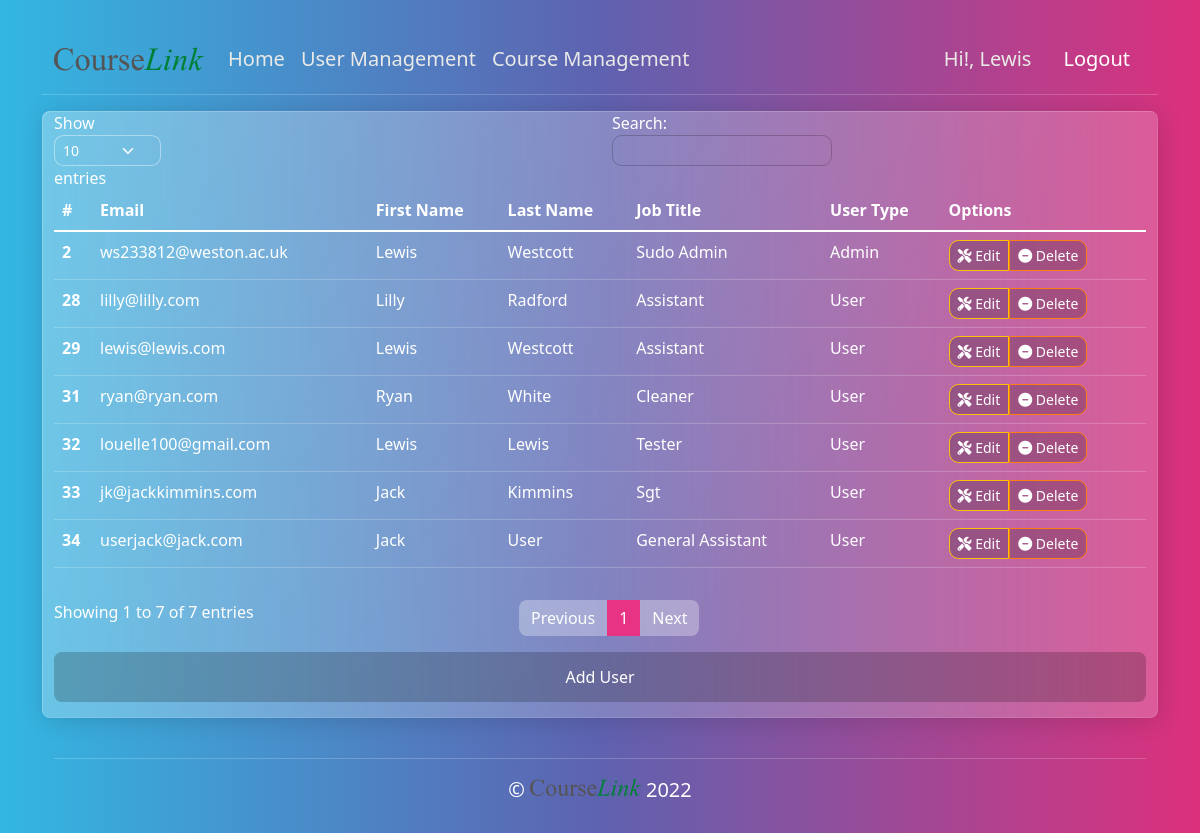
The page /user.php (signed in) on the database its author committed.
### tables this page shows
CREATE TABLE `users` (
  `userID` int(12) NOT NULL,
  `email` varchar(64) NOT NULL,
  `firstName` varchar(64) NOT NULL,
  `lastName` varchar(64) NOT NULL,
  `JobRole` varchar(250) NOT NULL,
  `password` varchar(64) NOT NULL,
  `TIMESTAMP` timestamp NOT NULL DEFAULT current_timestamp() ON UPDATE current_timestamp(),
  `role` varchar(32) NOT NULL DEFAULT 'user'
);

### user.php (the view, shortened to what this page needs)
<!DOCTYPE html>
<html lang="en">
<head>
    <link rel="stylesheet" href="https://cdnjs.cloudflare.com/ajax/libs/font-awesome/6.0.0/css/all.min.css"
 />
    <link rel="stylesheet" href="./bootstrap.min.css">
</head>
<div class="container py-1">
    <body class="bg-light">
        <nav class="navbar navbar-expand-lg navbar-light ">
            <div class="container border-bottom">
                <a class="navbar-brand" href="#"><img class="" src="./img/logo.svg" width="150" height="60"></img></a>
                <div class="collapse navbar-collapse" id="navbarSupportedContent">
                    <ul class="navbar-nav me-auto mb-2 mb-lg-0 ">
                        <li class="nav-item">
                            <a class="nav-link active lead text-light sh" aria-current="page"
                                href="./index.php">Home</a>
                        </li>
                        <li class="nav-item">
                            <a class="nav-link active lead text-light" aria-current="page" href="./user.php">User
                                Management</a>
                        </li>
                        <li class="nav-item">
                            <a class="nav-link active lead text-light" aria-current="page"
                                href="./courseadmin.php">Course
                                Management</a>
                        </li>
                    </ul>
                    <div class="d-flex">
                        <div class="nav-item">
                            <p class="nav-link lead text-light mb-0 ">Hi!, <?= $_SESSION['firstName']?>
                                <?= $_SESSION['lastName']?></p>
                        </div>
                        <div class="nav-item">
                            <a class="nav-link lead" href="./php/logout.php">Logout</a>
                        </div>
                    </div>
                </div>
            </div>
        </nav>
        <div class="admintable">
            <div class="container card text-dark bg-secondary  mb-3">
                <table class="table text-light" id="users">
                    <thead>
                        <tr>
                            <th scope="col">#</th>
                            <th scope="col">Email</th>
                            <th scope="col">First Name</th>
                            <th scope="col">Last Name</th>
                            <th scope="col">Job Title</th>
                            <th scope="col">User Type</th>
                            <th scope="col">Options</th>
                        </tr>
                    </thead>
                    <tbody>
                        <?php
                    $SQL = "SELECT * FROM `users`";
                    require("./php/_connect.php");
                    $query = mysqli_query($connect, $SQL);
                    while ($user = mysqli_fetch_assoc($query))
                    {
                ?>
                        <tr>
                            <th scope="row"><?= $user['userID'] ?></th>
                            <td><?= $user['email'] ?></td>
                            <td><?= $user['firstName'] ?></td>
                            <td><?= $user['lastName'] ?></td>
                            <td><?= $user['JobRole'] ?></td>
                            <td><?= $user['role'] ?></td>
                            <td>
                                <div class="btn-group" role="group" userid="<?= $user['userID'] ?>">
                                    <button type="button" class="btn btn-warning btn-sm btnEditModal"
                                        data-bs-toggle="tooltip" data-bs-placement="top" title="Tooltip on top"><i
                                            class="fa-solid fa-screwdriver-wrench "></i> Edit</button>
                                    <button type="button" class="btn btn-danger btn-sm btnDelete"><i
                                            class="fa-solid fa-circle-minus"></i> Delete</button>
                                </div>
                            </td>
                        </tr>
                        <?php
                    }
                ?>
                    </tbody>
                </table>
                <button class="btn btn mb-2" id="btnOpenModal">Add User</button>
            </div>
        </div>
        <footer>
            <div class="container py-1">
                <div class="col-12">
                    <div class="container border-top mb-2">
                        <div class="">
                            <p class="lead mt-2 text-center">&copy; <img src="./img/logo.svg" class="mb-1"
                                    height="17px">
                                <?php echo date ('Y'); ?></p>
                        </div>
                    </div>
                </div>
        </footer>
    </body>
</div>
</html>

### user.php (style rules this page uses)
* { color: white !important; }

### rows shown on the page
users: userID "2", email "ws233812@weston.ac.uk", firstName "Lewis", lastName "Westcott", JobRole "Sudo Admin", role "Admin"
users: userID "28", email "lilly@lilly.com", firstName "Lilly", lastName "Radford", JobRole "Assistant", role "User"
users: userID "29", email "lewis@lewis.com", firstName "Lewis", lastName "Westcott", JobRole "Assistant", role "User"
users: userID "31", email "ryan@ryan.com", firstName "Ryan", lastName "White", JobRole "Cleaner", role "User"
users: userID "32", email "louelle100@gmail.com", firstName "Lewis", lastName "Lewis", JobRole "Tester", role "User"
users: userID "33", email "jk@jackkimmins.com", firstName "Jack", lastName "Kimmins", JobRole "Sgt", role "User"
users: userID "34", email "userjack@jack.com", firstName "Jack", lastName "User", JobRole "General Assistant", role "User"

### other values the page prints
$_SESSION['firstName'] "Lewis"
date ('Y') "2022"
